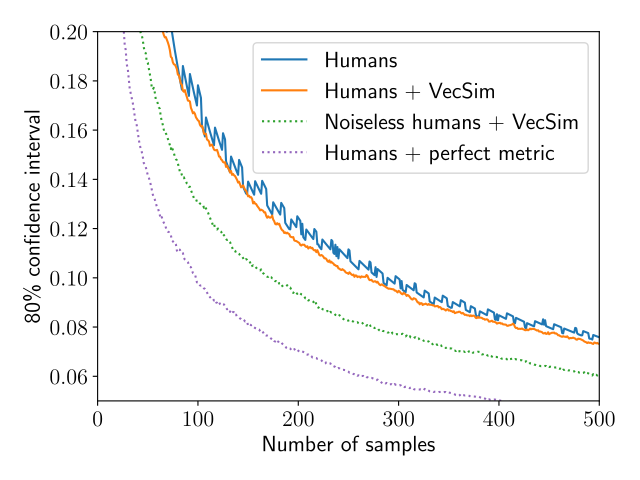

Source code (Python):
#!/usr/bin/env python3
# -*- coding: utf-8 -*-
"""

"""
import json
import sys
import gzip
from collections import namedtuple

import numpy as np
import matplotlib.pyplot as plt
import matplotlib.cm as cm

LABELS = {
        "sim": "VecSim",
        "rouge-l": "ROUGE-L",
        }

def do_command(args):
    data = [json.loads(line) for line in open(args.input, "rt")]
    data = {(obj["system"], obj["metric"], obj["prompt"], obj["estimator"]): obj for obj in data}

    data_gold = [json.loads(line) for line in open(args.input_gold, "rt")]
    data_gold = {(obj["system"], obj["metric"], obj["prompt"], obj["estimator"]): obj for obj in data_gold}

    colors = cm.tab10.colors

    system = args.data_system
    metric = args.data_metric
    prompt = args.data_prompt

    baseline = np.array(data[system, metric, prompt, "simple"]["summary"])
    model    = np.array(data[system, metric, prompt, "model_variate"]["summary"])
    model_gold = np.array(data_gold[system, metric, prompt, "model_variate"]["summary"])
    gold     = np.array(data[system, "gold", prompt, "model_variate"]["summary"])

    plt.rc("font", size=16)
    plt.rc("text", usetex=True)
    #plt.rc("figure", figsize=(10,10))

    plt.xlabel("Number of samples")
    plt.ylabel(r"80\% confidence interval")
    plt.plot(baseline.T[2] - baseline.T[1], color=colors[0], label="Humans")
    plt.plot(model.T[2] - model.T[1], color=colors[1], label="Humans + {}".format(LABELS.get(metric,metric)))
    plt.plot(model_gold.T[2] - model_gold.T[1], ':', color=colors[2], label="Noiseless humans + {}".format(LABELS.get(metric,metric)))
    plt.plot(gold.T[2] - gold.T[1], ':', color=colors[4], label="Humans + perfect metric")

    plt.xlim([0, 500])
    plt.ylim([0.05, 0.2])

    plt.legend()

    plt.tight_layout()
    plt.savefig(args.output)

if __name__ == "__main__":
    import argparse
    parser = argparse.ArgumentParser(description='')
    parser.add_argument('-i', '--input', type=str, default="lqual/lqual_trajectories.json", help="")
    parser.add_argument('-ig', '--input-gold', type=str, default="lqual/lqual_trajectories_gold.json", help="")
    parser.add_argument('-o', '--output', type=str, default="lqual_trajectory.pdf", help="An example trajectory for a task")
    parser.add_argument('-Dp', '--data-prompt', type=str, default="overall", help="An example trajectory for a task")
    parser.add_argument('-Dm', '--data-metric', type=str, default="sim", help="An example trajectory for a task")
    parser.add_argument('-Ds', '--data-system', type=str, default="seq2seq", help="An example trajectory for a task")
    parser.set_defaults(func=do_command)

    ARGS = parser.parse_args()
    if ARGS.func is None:
        parser.print_help()
        sys.exit(1)
    else:
        ARGS.func(ARGS)
